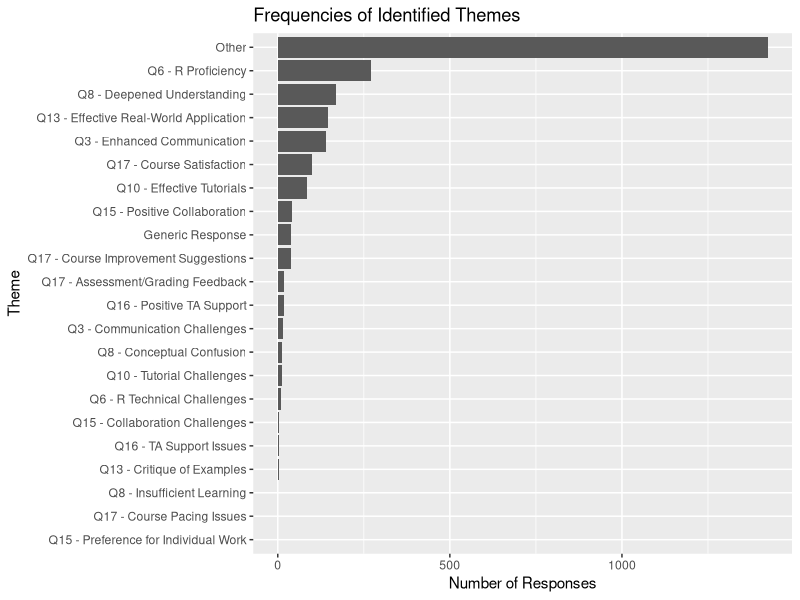

Source code (R):
#### New Code ####
library(dplyr)
library(tidyr)
library(stringr)
library(readr)
library(ggplot2)
library(tidytext)

# 1. Read the CSV file (assumes that columns have already been cleaned and renamed)
qual_data <- read_csv("data/cleaned_qualitative_data.csv")

# 2. (If needed) Rename columns – here we assume your file has columns Q3, Q6, ... already.
#    Otherwise, you would use rename() and select(starts_with("Q")) as before.

# 3. Pivot the data into long format
question_names <- c("Q3", "Q6", "Q8", "Q10", "Q13", "Q15", "Q16", "Q17")
qual_long <- qual_data %>%
  pivot_longer(cols = all_of(question_names),
               names_to = "question",
               values_to = "response") %>%
  filter(!is.na(response) & response != "")

# 4. Apply an extended coding scheme
qual_coded <- qual_long %>%
  mutate(theme = case_when(
    # --- Generic uninformative responses (across all questions) ---
    str_detect(response, regex("^\\s*(good|okay|fine|neutral)\\s*$", ignore_case = TRUE)) 
    ~ "Generic Response",
    
    #############################
    ## Q3: Statistical Communication Skills
    #############################
    # Enhanced Communication (positive)
    question == "Q3" &
      str_detect(response, regex("communicat|explain|express|clarif", ignore_case = TRUE)) &
      !str_detect(response, regex("confus|unclear|struggl|diffic", ignore_case = TRUE)) 
    ~ "Q3 - Enhanced Communication",
    
    # Communication Challenges (negative)
    question == "Q3" &
      str_detect(response, regex("confus|unclear|struggl|diffic", ignore_case = TRUE)) 
    ~ "Q3 - Communication Challenges",
    
    #############################
    ## Q6: R Statistical Skills
    #############################
    # R Proficiency (positive)
    question == "Q6" &
      str_detect(response, regex("\\bR\\b|code|function|package|script|improv|succeed", ignore_case = TRUE)) &
      !str_detect(response, regex("error|bug|issu|struggl|crash|overwhelm|lack practice", ignore_case = TRUE)) 
    ~ "Q6 - R Proficiency",
    
    # R Technical Challenges (negative)
    question == "Q6" &
      str_detect(response, regex("error|bug|issu|struggl|crash|overwhelm", ignore_case = TRUE)) 
    ~ "Q6 - R Technical Challenges",
    
    # Need More Practice for R (specific mention)
    question == "Q6" &
      str_detect(response, regex("lack practice|need more (practice|example)|not enough practice", ignore_case = TRUE)) 
    ~ "Q6 - Need More Practice",
    
    #############################
    ## Q8: Understanding of Concepts
    #############################
    # Deepened Understanding (positive)
    question == "Q8" &
      str_detect(response, regex("understand|master|clear|makes sense|clarif", ignore_case = TRUE)) &
      !str_detect(response, regex("confus|unclear|struggl|lost|not sure", ignore_case = TRUE)) 
    ~ "Q8 - Deepened Understanding",
    
    # Conceptual Confusion (negative)
    question == "Q8" &
      str_detect(response, regex("confus|unclear|struggl|lost|hard to grasp|not sure", ignore_case = TRUE)) 
    ~ "Q8 - Conceptual Confusion",
    
    # Insufficient Learning / Practice (new condition)
    question == "Q8" &
      str_detect(response, regex("didn'?t learn|not enough practice|didn'?t do enough", ignore_case = TRUE))
    ~ "Q8 - Insufficient Learning",
    
    # Mixed Understanding (if partly clear and partly confused)
    question == "Q8" &
      str_detect(response, regex("(some parts|sometimes) .*?(clear|confus)", ignore_case = TRUE)) 
    ~ "Q8 - Mixed Understanding",
    
    #############################
    ## Q10: Weekly Tutorials
    #############################
    # Effective Tutorials (positive)
    question == "Q10" & 
      str_detect(response, regex("helpful|reinforc|engaging|beneficial|useful|well[- ]?structured", ignore_case = TRUE)) &
      !str_detect(response, regex("boring|too fast|disorganize|inefficient|not help|confus|no time|short session|overcrowd|zoom problem|technical issu", ignore_case = TRUE)) 
    ~ "Q10 - Effective Tutorials",
    
    # Tutorial Challenges (negative)
    question == "Q10" & 
      str_detect(response, regex("boring|too fast|disorganize|inefficient|not help|confus|no time|short session|overcrowd|zoom problem|technical issu", ignore_case = TRUE)) 
    ~ "Q10 - Tutorial Challenges",
    
    #############################
    ## Q13: Real-World Relevance
    #############################
    # Effective Real-World Application (positive)
    question == "Q13" &
      str_detect(response, regex("real[- ]?world|real[- ]?life|relevan|practical|applic", ignore_case = TRUE)) &
      !str_detect(response, regex("forced|irrelevan|useless|inadequate", ignore_case = TRUE))
    ~ "Q13 - Effective Real-World Application",
    
    # Critique of Examples (negative)
    question == "Q13" &
      str_detect(response, regex("forced|irrelevan|useless|inadequate", ignore_case = TRUE)) 
    ~ "Q13 - Critique of Examples",
    
    #############################
    ## Q15: Collaboration on Infographic Assignment
    #############################
    # Positive Collaboration (teamwork)
    question == "Q15" &
      str_detect(response, regex("teamwork|collab|group|peer|supportive|good synergy|help each other", ignore_case = TRUE)) &
      !str_detect(response, regex("uneven|lack of participat|conflict|disagree|friction", ignore_case = TRUE))
    ~ "Q15 - Positive Collaboration",
    
    # Collaboration Challenges (issues in group dynamics)
    question == "Q15" &
      str_detect(response, regex("uneven|lack of participat|conflict|disagree|friction", ignore_case = TRUE)) 
    ~ "Q15 - Collaboration Challenges",
    
    # Preference for Individual Work (new condition)
    question == "Q15" &
      str_detect(response, regex("alone|individual", ignore_case = TRUE))
    ~ "Q15 - Preference for Individual Work",
    
    #############################
    ## Q16: TA Support
    #############################
    # Positive TA Support
    question == "Q16" &
      str_detect(response, regex("helpful|available|support|responsive|encourag|timely feedback", ignore_case = TRUE)) &
      !str_detect(response, regex("unhelpful|absent|slow|didn.?t respond|never respond|rude|dismiss", ignore_case = TRUE)) 
    ~ "Q16 - Positive TA Support",
    
    # TA Support Issues (negative)
    question == "Q16" &
      str_detect(response, regex("unhelpful|absent|slow|didn.?t respond|never respond|rude|dismiss", ignore_case = TRUE)) 
    ~ "Q16 - TA Support Issues",
    
    #############################
    ## Q17: Overall Course Experience
    #############################
    # Course Satisfaction (positive)
    question == "Q17" &
      str_detect(response, regex("satisf|enjoy|great|like|loved|good experience|recommend", ignore_case = TRUE)) &
      !str_detect(response, regex("improv|lack|disappoint|not good|could be better", ignore_case = TRUE)) 
    ~ "Q17 - Course Satisfaction",
    
    # Course Improvement Suggestions (explicit critiques/suggestions)
    question == "Q17" &
      str_detect(response, regex("improv|lack|disappoint|not good|could be better|wish|would prefer|need more|should be", ignore_case = TRUE))
    ~ "Q17 - Course Improvement Suggestions",
    
    # Mixed Satisfaction & Suggestions (both positive and suggestions)
    question == "Q17" &
      str_detect(response, regex("enjoy|like|satisf", ignore_case = TRUE)) &
      str_detect(response, regex("improv|lack|disappoint|not good|could be better|wish|need more", ignore_case = TRUE))
    ~ "Q17 - Mixed Satisfaction & Suggestions",
    
    # New condition for course pacing & scheduling (if mentioned)
    question == "Q17" &
      str_detect(response, regex("fast pace|slow pace|rushed|long lecture|timing|schedule", ignore_case = TRUE))
    ~ "Q17 - Course Pacing Issues",
    
    # New condition for assessment/grading feedback (if mentioned)
    question == "Q17" &
      str_detect(response, regex("grade|grading|score|exam|test|evaluation", ignore_case = TRUE))
    ~ "Q17 - Assessment/Grading Feedback",
    
    #############################
    ## Default (if nothing else matches)
    #############################
    TRUE ~ "Other"
  ))

# 5. Summarize the results
theme_counts <- qual_coded %>%
  count(theme, sort = TRUE)
print(theme_counts)

# 6. Plot the frequency distribution
ggplot(theme_counts, aes(x = reorder(theme, n), y = n)) +
  geom_bar(stat = "identity") +
  coord_flip() +
  labs(title = "Frequencies of Identified Themes", x = "Theme", y = "Number of Responses")
